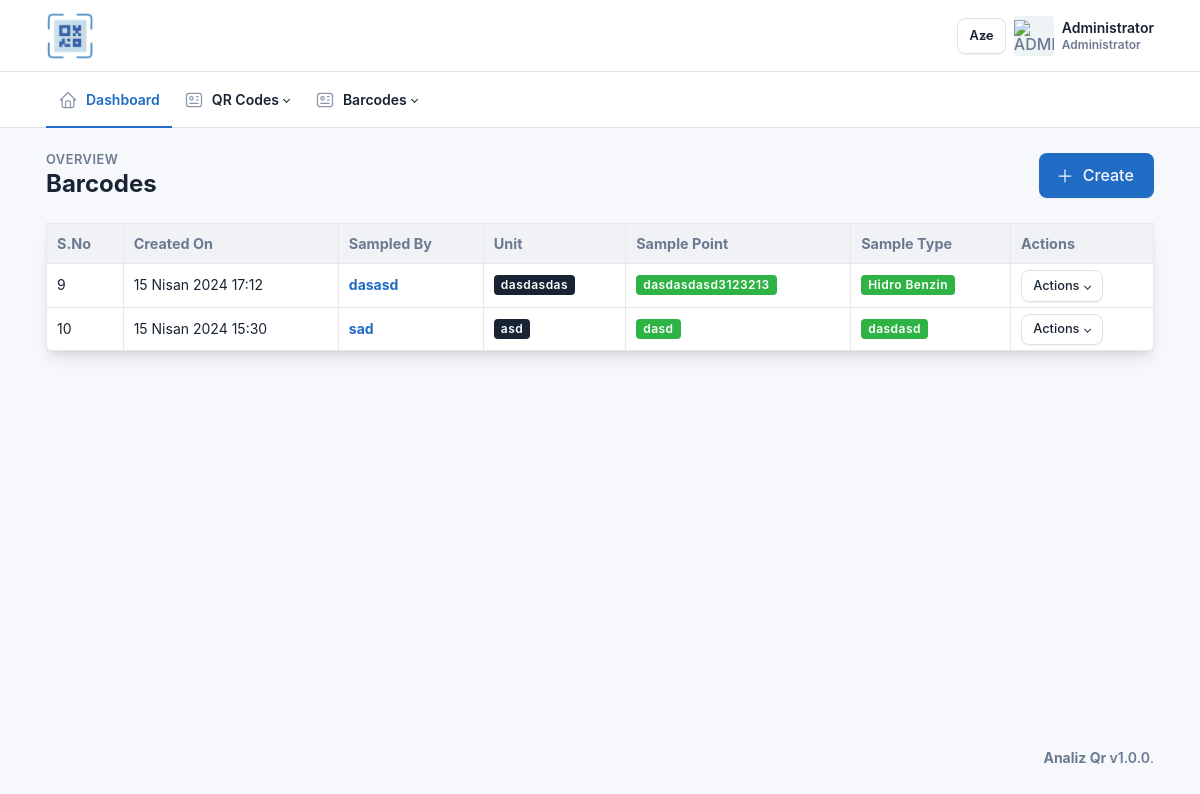
The page /barcode_view on the database its author committed.
### polls/models.py (models this page shows, shortened)
class Barcode(models.Model):
    id = models.AutoField(auto_created=True, primary_key=True, serialize=False)
    sampled_by = models.CharField(max_length=250, verbose_name='Sampled by')
    unit = models.CharField(max_length=250, verbose_name='Unit')
    sample_point = models.CharField(max_length=250, verbose_name='Sample Point')
    sample_type = models.CharField(max_length=250, verbose_name='Sample Type')
    data_time = models.DateTimeField(auto_now=False, auto_now_add=False,  verbose_name='Date Time')
    hashing_name = models.CharField(max_length=250, verbose_name='Hash Name')

### polls/views.py (the view)
# urls.py: path('barcode_view', views.barcode_view, name='barcode_view'),
async def barcode_view(request):
    query = Barcode.objects.all()
    return render(request,"barcode_view.html",{"query":query})

### templates/barcode_view.html (shortened to what this page needs)
{% extends 'header.html' %}
{% block body %}
      {% load static %}
{% include 'navbar.html' %}
            <div class="page-wrapper">
        <div class="container-xl">
            <div class="page-header d-print-none">
                <div class="row align-items-center">
                    <div class="col">
                        <div class="page-pretitle">
                            Overview
                        </div>
                        <h2 class="page-title">
                            Barcodes
                        </h2>
                    </div>
                    <div class="col-auto ms-auto d-print-none">
                        <div class="d-flex">
                            <a href="{% url 'polls:create_barcode' %}" class="btn btn-primary">
                                Create
                            </a>
                        </div>
                    </div>
                </div>
            </div>
        </div>
        <div class="page-body">
            <div class="container-xl">
                <div class="row row-deck row-cards">
                    <div class="col-sm-12 col-lg-12">
                        <div class="card">
                            <div class="table-responsive">
                                <table class="table table-vcenter card-table" id="table">
                                    <thead>
                                        <tr>
                                            <th>S.No</th>
                                            <th>Created on</th>
                                            <th>Sampled by</th>
                                            <th>Unit</th>
                                            <th>Sample Point</th>
                                            <th>Sample Type</th>
                                            <th>Actions</th>
                                        </tr>
                                    </thead>
                                    {% if query is not None%}
                                    {% for data in  query%}
                                    <tbody>
                                                                                    <tr>
                                                <td>{{data.id}}</td>
                                                <td>{{data.data_time}}</td>
                                                <td><a href="{% url 'polls:show_barcode' slug=data.hashing_name %}">{{data.sampled_by}}</a></td>
                                                <td><span
                                                            class="badge bg-dark text-white">{{data.unit}}</span>
                                                </td>
                                                                                                    <td><span
                                                            class="badge bg-success text-white">{{data.sample_point}}</span>
                                                    </td>
                                                    <td><span
                                                        class="badge bg-success text-white">{{data.sample_type}}</span>
                                                </td>
                                                                                                <td class="text-start">
                                                    <span class="dropdown">
                                                        <button class="btn dropdown-toggle align-text-top small-btn"
                                                            data-bs-boundary="viewport" data-bs-toggle="dropdown"
                                                            aria-expanded="false">Actions</button>
                                                    </span>
                                                </td>
                                            </tr>
                                            </tbody>
                                            {% endfor %}
                                    {% endif %}
                                </table>
                            </div>
                        </div>
                    </div>
                </div>
            </div>
        </div>
        {% include 'footer.html' %}
    </div>
    </div>
    {% endblock %}

### static/css/custom.css (style rules this page uses)
.page-title { font-size: 1.5rem !important; font-weight: 700 !important; }
.page-pretitle { font-size: 0.8rem !important; }
.h2, h2 { font-size: 1.4rem !important; }
a { text-decoration: none !important; font-weight: bold; }
h1, h2, h3, h4, h5, h6 { line-height: 1.3 !important; }
.btn { border-radius: 8px !important; font-size: 1rem !important; padding: 0.6375rem 1.2rem !important; }
.small-btn { border-radius: 8px !important; font-size: 0.8rem !important; padding: 0.35rem 0.7rem !important; }
.card { border-radius: 8px !important; border: none !important; box-shadow: 0 10px 15px -3px rgb(0 0 0 / 0.1), 0 4px 6px -4px rgb(0 0 0 / 0.1) !important; }
.markdown > table, .table { --tblr-table-accent-bg: transparent !important; --tblr-table-striped-bg: transparent !important; }
.markdown > table thead th, .table thead th { background: #f0f2f6 !important; font-size: 0.9rem !important; font-weight: 700 !important; text-transform: capitalize !important; letter-spacing: 0 !important; line-height: 1.6 !important; padding-top: 0.5rem !important; padding-bottom: 0.5rem !important; }
.tbody, td, tfoot, th, thead, tr { border-style: none !important; border: 1px solid #e6e8e9 !important; padding: 5px 10px !important; }
.badge { font-size: 0.75rem !important; }
table { width: 100% !important; }

### rows shown on the page
Barcode: id "9", data_time "15 Nisan 2024 17:12", sampled_by "dasasd", unit "dasdasdas", sample_point "dasdasdasd3123213", sample_type "Hidro Benzin"
Barcode: id "10", data_time "15 Nisan 2024 15:30", sampled_by "sad", unit "asd", sample_point "dasd", sample_type "dasdasd"
